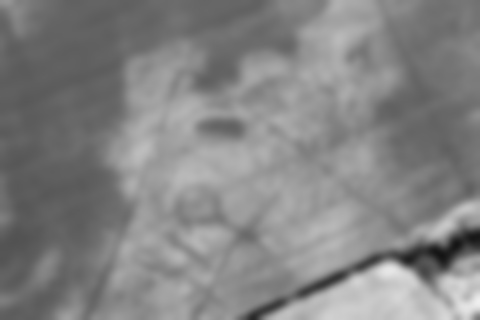
#> input picture Degraded Images/Sample Two Blurred.jpeg, 480 x 320 px
$ python SaltPepperNoise.py
#> lines starting #> are read from the running program, lines starting #| are printed output that depends on the picture; after the words box and inside, x2 and y2 are one past the last pixel; in counts of white or black regions, pixels touching at a corner belong together
#> further down, img is the input picture: shape (320, 480); min 19, max 239, mean 131.3

import random
import cv2

def add_noise(img):

    # Getting the dimensions of the image
    row , col = img.shape
#> row = 320; col = 480

    # Randomly pick some pixels in the
    # image for coloring them white
    # Pick a random number between 300 and 10000
    number_of_pixels = random.randint(300, 10000)
    for i in range(number_of_pixels):

        # Pick a random y coordinate
        y_coord=random.randint(0, row - 1)

        # Pick a random x coordinate
        x_coord=random.randint(0, col - 1)

        # Color that pixel to white
        img[y_coord][x_coord] = 255
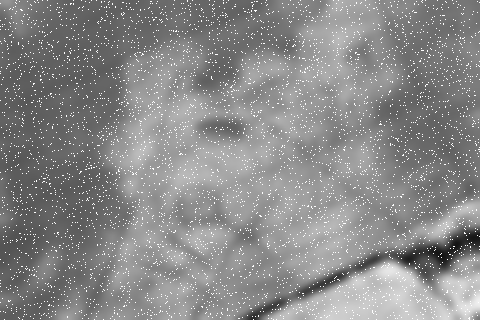
#> img: shape (320, 480); 4.21% of pixels changed, all inside (x1, y1, x2, y2) = (0, 0, 480, 320)

    # Randomly pick some pixels in
    # the image for coloring them black
    # Pick a random number between 300 and 10000
    number_of_pixels = random.randint(300 , 10000)
    for i in range(number_of_pixels):

        # Pick a random y coordinate
        y_coord=random.randint(0, row - 1)

        # Pick a random x coordinate
        x_coord=random.randint(0, col - 1)

        # Color that pixel to black
        img[y_coord][x_coord] = 0
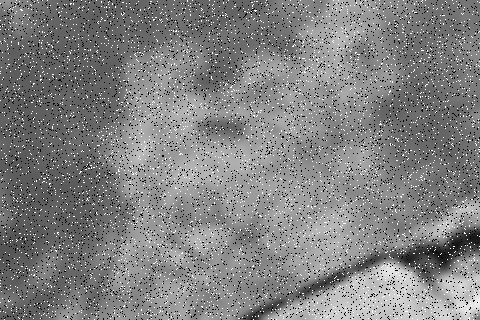
#> img: shape (320, 480); 5.52% of pixels changed, all inside (x1, y1, x2, y2) = (0, 0, 480, 320)

    return img

# salt-and-pepper noise can
# be applied only to grayscale images
# Reading the color image in grayscale image
img = cv2.imread("Degraded Images/Sample Two Blurred.jpeg",0)

#Storing the image
cv2.imwrite('Degraded Images/salt-and-pepper.jpg',
            add_noise(img))

cv2.waitKey()
cv2.destroyAllWindows()
